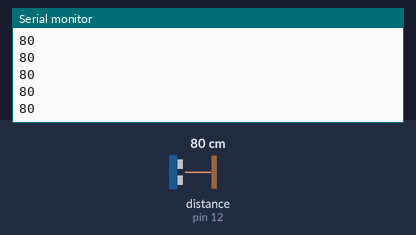
Bench run of a sketch on a simulated Arduino Uno, built with avr-gcc and run on an emulated ATmega328P. Parts: the last lines printed to the serial monitor. Wiring (inferred from the names in the program): ultrasonic range finder: trigger pin 13; echo pin 12. The inputs (shaded band) are chosen by the test bench; at power-on: distance to the obstacle (sensor on pin 12) 80 cm. The echo pulse lasts 58.3 µs per cm.

Above: at 1.2 s.
1.3 s: distance to the obstacle (sensor on pin 12) set to 2 cm
At 1.48 s:
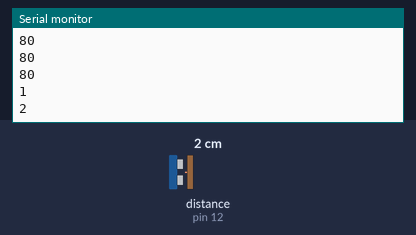
2.8 s: distance to the obstacle (sensor on pin 12) set to 4 cm
At 2.89 s:
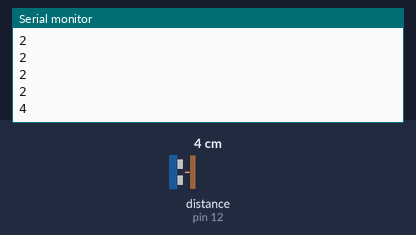
Timing chart, 0 to 5.8 s (numbered marks = the images above; inputs shaded):
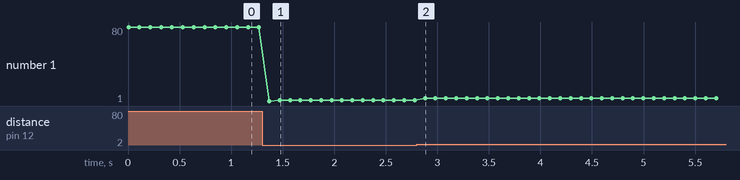

Measured:
- after the input at 1.3 s, the serial monitor: prints a new line after 0.07 s (image 1)
- after the input at 2.8 s, the serial monitor: prints a new line after 0.08 s (image 2)
- plotted number 1: 80 → 2 after the input at 1.3 s, 2 → 4 after the input at 2.8 s

The sketch:

Ultraschalltest.ino
```cpp
int trigPin = 13;
int echoPin = 12;

void setup() {
  Serial.begin(115200);

}

void loop() {
  long duration, cm;

  pinMode(trigPin, OUTPUT);
  digitalWrite(trigPin, LOW);
  delayMicroseconds(2);
  digitalWrite(trigPin, HIGH);
  delayMicroseconds(10);
  digitalWrite(trigPin, LOW);

  pinMode(echoPin, INPUT);
  duration = pulseIn(echoPin, HIGH);

  cm = MicrosecondsToCentimeters(duration);

  Serial.println(cm, DEC);

  delay(100);

}

long MicrosecondsToCentimeters(long microseconds) {
  return microseconds / 29 / 2;
}
```
